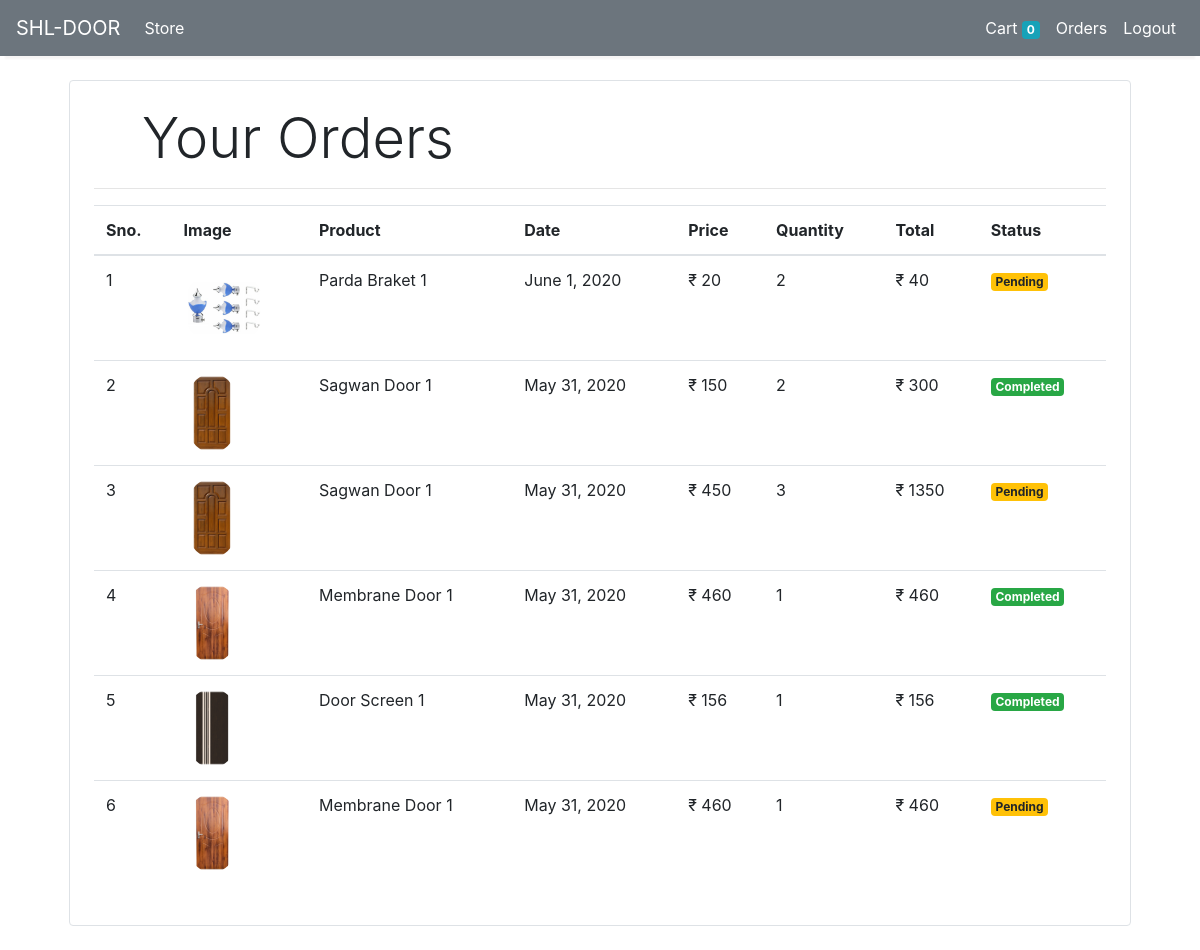
Screenshot of /orders (signed in) with the database file from the repository.
### store/models/orders.py (models this page shows, shortened)
class Order(models.Model):
    product = models.ForeignKey(Product,
                                on_delete=models.CASCADE)
    customer = models.ForeignKey(Customer,
                                on_delete=models.CASCADE)
    quantity = models.IntegerField(default=1)
    price = models.IntegerField()
    address = models.CharField(max_length=50, default='', blank=True)
    phone = models.CharField(max_length=50, default='', blank=True)
    date = models.DateField(default=datetime.datetime.today)
    status = models.BooleanField(default=False)
    @staticmethod
    def get_orders_by_customer(customer_id):
        return Order.objects.filter(customer=customer_id).order_by('-date')

### store/models/product.py (models this page shows, shortened)
class Product(models.Model):
    name = models.CharField(max_length=50)
    price = models.IntegerField(default=0)
    category = models.ForeignKey(Category, on_delete=models.CASCADE, default=1)
    description = models.CharField(max_length=200, default='' , null=True , blank=True)
    image = models.ImageField(upload_to='uploads/products/')

### store/middlewares/auth.py (the view)
    def middleware(request):
        print(request.session.get('customer'))
        returnUrl = request.META['PATH_INFO']
        print(request.META['PATH_INFO'])
        if not request.session.get('customer'):
           return redirect(f'login?return_url={returnUrl}')
        response = get_response(request)
        return response

### store/templatetags/custom_filter.py (called while the page is built)
@register.filter(name='currency')
def currency(number):
    return "₹ "+str(number)

@register.filter(name='multiply')
def multiply(number , number1):
    return number * number1

### store/views/orders.py (called while the page is built)
    def get(self , request ):
        customer = request.session.get('customer')
        orders = Order.get_orders_by_customer(customer)
        print(orders)
        return render(request , 'orders.html'  , {'orders' : orders})

### store/templates/orders.html
{% extends 'base.html' %}
{% block content %}
{% load cart %}
{% load custom_filter %}
<div class="container">
   <div class="border rounded p-4 m-4">
        <p class="display-4 pl-4 ml-4">Your Orders</p>
        <hr>
        <table class="table">
            <thead>
                <tr>
                    <th>Sno.</th>
                    <th>Image</th>
                    <th>Product</th>
                    <th>Date</th>
                    <th>Price</th>
                    <th>Quantity</th>
                    <th>Total</th>
                    <th>Status</th>
                </tr>
            </thead>
            <tbody>
                {% for order in orders %}
                <tr>
                    <td>{{forloop.counter}}</td>
                    <td><img style="height: 80px;" class="rounded-circle" src="{{order.product.image.url}}" alt=""></td>
                    <td>{{order.product.name}}</td>
                    <td>{{order.date}}</td>
                    <td>{{order.price|currency}}</td>
                    <td>{{order.quantity}}</td>
                    <td>{{order.quantity|multiply:order.price|currency}}</td>
                    {% if order.status %}
                    <td><small class="badge badge-success">Completed</small></td>
                    {%else%}
                    <td><small class="badge badge-warning">Pending</small></td>
                    {% endif %}
                </tr>
                {% endfor %}
            </tbody>
        </table>
   </div>
</div>
{% endblock %}

### store/templates/base.html (shortened to what this page needs)
<!doctype html>
<html lang="en">
<head>
  <link rel="stylesheet" href="https://maxcdn.bootstrapcdn.com/bootstrap/4.0.0/css/bootstrap.min.css"
>
</head>
<body>
  <nav class="one-edge-shadow
  sticky-top navbar
  navbar-expand-lg
  navbar-light bg-secondary">
    <a class="navbar-brand text-white" href="/">SHL-DOOR</a>
    <div class="collapse navbar-collapse" id="navbarSupportedContent">
      <ul class="navbar-nav mr-auto">
        <li class="nav-item active">
          <a class="nav-link text-white" href="/store">Store <span class="sr-only">(current)</span></a>
        </li>
      </ul>
      <ul class=" navbar-nav my-2 my-lg-0">
        <li class="nav-item ">
          <a class="nav-link text-white" href="/cart">Cart
            <span class="badge badge-info">{{request.session.cart.keys|length}}</span>
            <span class="sr-only">(current)</span></a>
        </li>
        {% if request.session.customer %}
        <li class="nav-item ">
          <a class="nav-link text-white" href="/orders">Orders<span class="sr-only">(current)</span></a>
        </li>
        <li class="nav-item ">
          <a class="nav-link text-white" href="/logout">Logout<span class="sr-only">(current)</span></a>
        </li>
        {% endif %}
      </ul>
    </div>
  </nav>
  {% block content %}{% endblock %}
</body>
</html>

### store/templates/base.html (style rules this page uses)
nav { color: black; }
.one-edge-shadow { box-shadow: 0 8px 2px -5px rgb(246, 245, 245); }

### rows the page displays
Order: product.image (picture), product.name "Parda Braket 1", date "June 1, 2020", price "₹ 20", quantity "2", quantity|multiply "₹ 40", status "Pending"
Order: product.image (picture), product.name "Sagwan Door 1", date "May 31, 2020", price "₹ 150", quantity "2", quantity|multiply "₹ 300", status "Completed"
Order: product.image (picture), product.name "Sagwan Door 1", date "May 31, 2020", price "₹ 450", quantity "3", quantity|multiply "₹ 1350", status "Pending"
Order: product.image (picture), product.name "Membrane Door 1", date "May 31, 2020", price "₹ 460", quantity "1", quantity|multiply "₹ 460", status "Completed"
Order: product.image (picture), product.name "Door Screen 1", date "May 31, 2020", price "₹ 156", quantity "1", quantity|multiply "₹ 156", status "Completed"
Order: product.image (picture), product.name "Membrane Door 1", date "May 31, 2020", price "₹ 460", quantity "1", quantity|multiply "₹ 460", status "Pending"

### other values shown
{{ request.session.cart.keys|length }} "0"
